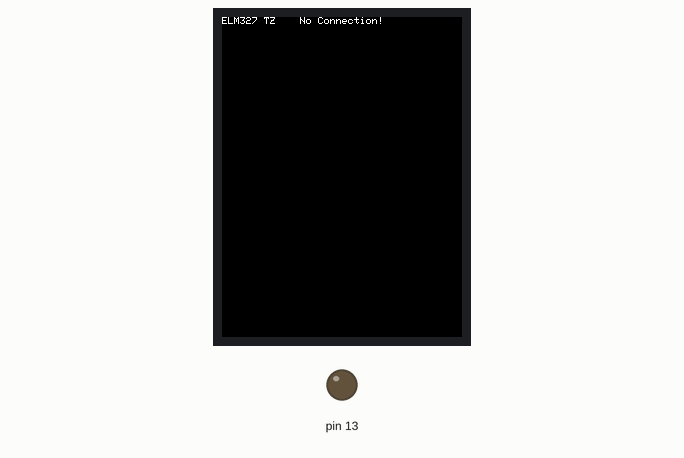
A sketch run on a simulated Arduino Uno, built with avr-gcc and run on an emulated ATmega328P. Shown: 320×240 colour display, output pins drawn as LEDs (lit = HIGH). What the sketch prints to the serial monitor is not drawn.

Above: at 0.9 s.
At 1.4 s:
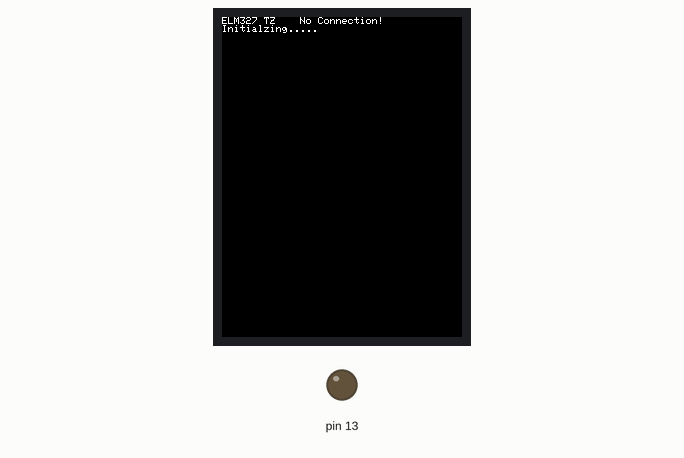
At 1.8 s:
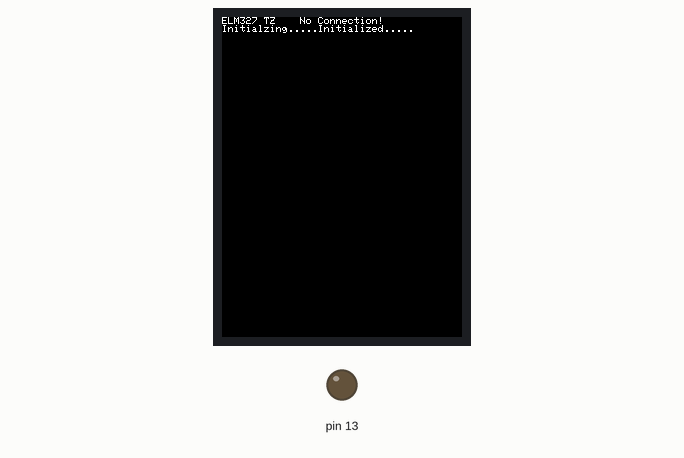
At 2.59 s:
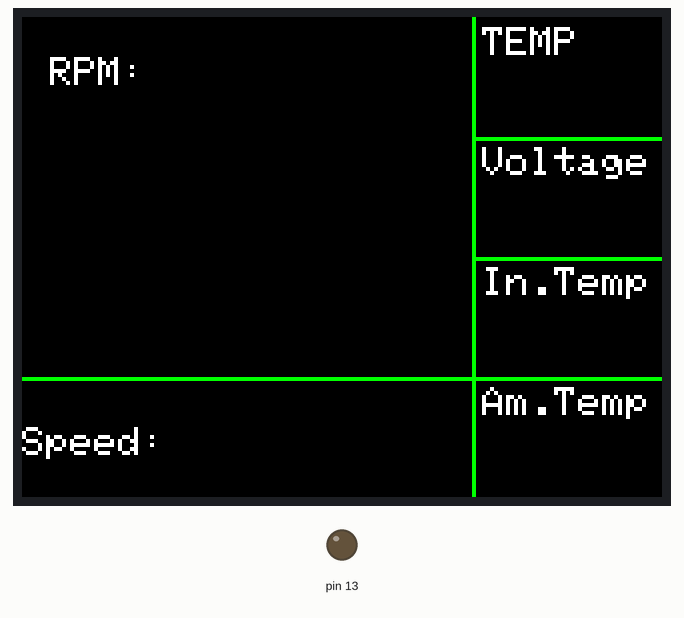
At 4.3 s:
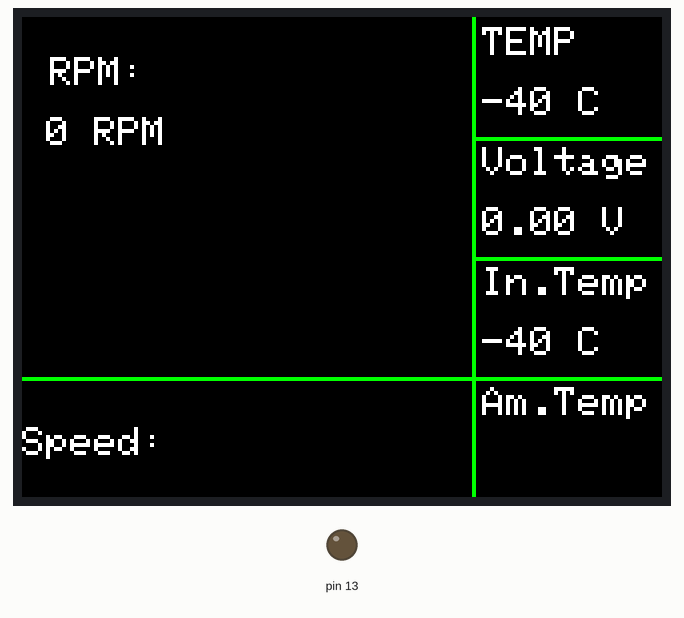
At 5.6 s:
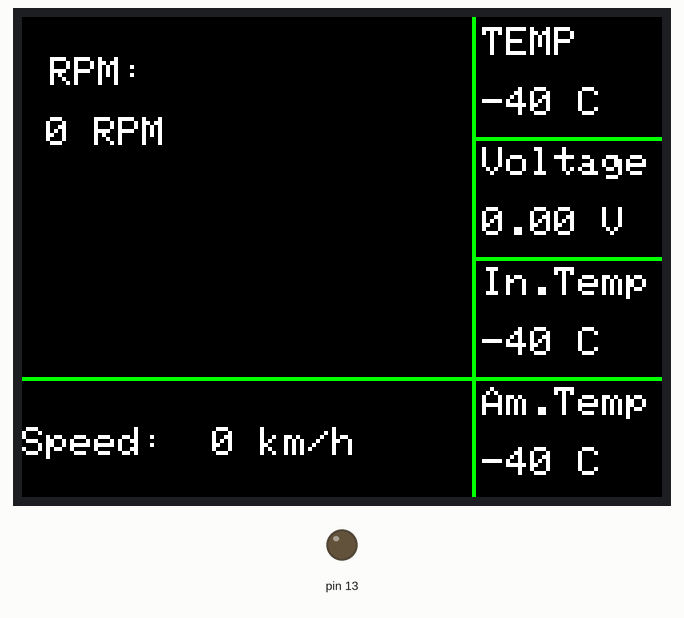

Measured:
- what the display in image 0 shows lasts 0.5 s, from 0.8 s to 1.3 s
- what the display in image 1 shows lasts 0.4 s, from 1.3 s to 1.7 s
- what the display in image 2 shows lasts 0.7 s, from 1.7 s to 2.4 s
- what the display in image 4 shows lasts 0.6 s, from 4.3 s to 4.9 s

The sketch:

catobd2.ino
```cpp
// Paint example specifically for the TFTLCD breakout board.
// If using the Arduino shield, use the tftpaint_shield.pde sketch instead!
// DOES NOT CURRENTLY WORK ON ARDUINO LEONARDO

#include <Adafruit_GFX.h>    // Core graphics library
#include <Adafruit_TFTLCD.h> // Hardware-specific library
#include <TouchScreen.h>

#if defined(__SAM3X8E__)
    #undef __FlashStringHelper::F(string_literal)
    #define F(string_literal) string_literal
#endif

// When using the BREAKOUT BOARD only, use these 8 data lines to the LCD:
// For the Arduino Uno, Duemilanove, Diecimila, etc.:
//   D0 connects to digital pin 8  (Notice these are
//   D1 connects to digital pin 9   NOT in order!)
//   D2 connects to digital pin 2
//   D3 connects to digital pin 3
//   D4 connects to digital pin 4
//   D5 connects to digital pin 5
//   D6 connects to digital pin 6
//   D7 connects to digital pin 7

// For the Arduino Mega, use digital pins 22 through 29
// (on the 2-row header at the end of the board).
//   D0 connects to digital pin 22
//   D1 connects to digital pin 23
//   D2 connects to digital pin 24
//   D3 connects to digital pin 25
//   D4 connects to digital pin 26
//   D5 connects to digital pin 27
//   D6 connects to digital pin 28
//   D7 connects to digital pin 29

// For the Arduino Due, use digital pins 33 through 40
// (on the 2-row header at the end of the board).
//   D0 connects to digital pin 33
//   D1 connects to digital pin 34
//   D2 connects to digital pin 35
//   D3 connects to digital pin 36
//   D4 connects to digital pin 37
//   D5 connects to digital pin 38
//   D6 connects to digital pin 39
//   D7 connects to digital pin 40

#define YP A3  // must be an analog pin, use "An" notation!
#define XM A2  // must be an analog pin, use "An" notation!
#define YM 9   // can be a digital pin
#define XP 8   // can be a digital pin

#define TS_MINX 920
#define TS_MINY 120
#define TS_MAXX 150
#define TS_MAXY 940

// For better pressure precision, we need to know the resistance
// between X+ and X- Use any multimeter to read it
// For the one we're using, its 300 ohms across the X plate
TouchScreen ts = TouchScreen(XP, YP, XM, YM, 300);

#define LCD_CS A3
#define LCD_CD A2
#define LCD_WR A1
#define LCD_RD A0
// optional
#define LCD_RESET A4

// Assign human-readable names to some common 16-bit color values:
#define  BLACK   0x0000
#define BLUE    0x001F
#define RED     0xF800
#define GREEN   0x07E0
#define CYAN    0x07FF
#define MAGENTA 0xF81F
#define YELLOW  0xFFE0
#define WHITE   0xFFFF
#define ORANGE  0xFD20

Adafruit_TFTLCD tft(LCD_CS, LCD_CD, LCD_WR, LCD_RD, LCD_RESET);


byte inData;
char inChar;
String BuildINString="";
String DisplayString="";
String WorkingString="";
String WorkingStringA="";
String WorkingStringB="";
long DisplayValue;
float fdata=0;
long A;
long B;
float tempa;
float tempb;

void setup(void) {
  tft.begin(9600);

  Serial.begin(9600);
  Serial.println("ATZ");
  tft.reset();

  uint16_t identifier = tft.readID();

  tft.begin(identifier);
  pinMode(13, OUTPUT);
//  delay(10000);
  tft.print("ELM327 TZ    ");
  delay(500);
   ReadData();
  if (BuildINString.substring(1,3)=="TZ")    // MIATA RESPONSE TO ATZ IS ATZ[[[ELM327 V1.5  OR AT LEAST THAT IS WHAT ARDUINO HAS IN THE BUFFER
      {
        tft.println("Connection OK         ");
      }
    else
      tft.println("No Connection!         ");
delay(500);
  Serial.println("0100");          // Works with This  only

  tft.print("Initialzing.....");          //Initialize BUS  //lcd.print("0100 Sent");
  delay(400);
   ReadData();

   tft.print("Initialized.....");  //Added 12-10-2016
   delay(500);

  tft.reset();
  tft.begin(identifier);
  tft.setRotation(45);
  tft.fillScreen(BLACK);
  tft.setTextColor(WHITE);
  tft.setTextSize(2);
  tft.fillRect(225, 0, 2, 320, GREEN);
  tft.fillRect(225, 60, 340, 2, GREEN);
  tft.fillRect(225, 120, 340, 2, GREEN);
  tft.fillRect(0, 180, 340, 2, GREEN);

  tft.setCursor(14,20);
  tft.println("RPM:");
  tft.setCursor(230,5);
  tft.println("TEMP");
  tft.setCursor(230,65);
  tft.println("Voltage");
  tft.setCursor(230,125);
  tft.println("In.Temp");
  tft.setCursor(230,185);
  tft.println("Am.Temp");
  tft.setCursor(0,205);
  tft.println("Speed: ");


}


void loop()
{
  String rpm=getRPM();
  tft.fillRect(12,50,100,23,BLACK);
  tft.setCursor(12,50);
  tft.println(rpm);
  drawRPM(rpm);

  String temp=getTEMP();
  tft.fillRect(230,35,70,23,BLACK);
  tft.setCursor(230,35);
  tft.println(temp);

  rpm=getRPM();
  tft.fillRect(12,50,100,23,BLACK);
  tft.setCursor(12,50);
  tft.println(rpm);
  drawRPM(rpm);

  String voltage=getVOLTAGE();
  tft.fillRect(230,95,70,23,BLACK);
  tft.setCursor(230,95);
  tft.println(voltage);

  rpm=getRPM();
  tft.fillRect(12,50,100,23,BLACK);
  tft.setCursor(12,50);
  tft.println(rpm);
  drawRPM(rpm);

  String inttemp=getINTEMP();
  tft.fillRect(230,155,70,23,BLACK);
  tft.setCursor(230,155);
  tft.println(inttemp);

  rpm=getRPM();
  tft.fillRect(12,50,100,23,BLACK);
  tft.setCursor(12,50);
  tft.println(rpm);
  drawRPM(rpm);

  String ambtemp=ambTEMP();
  tft.fillRect(230,215,70,23,BLACK);
  tft.setCursor(230,215);
  tft.println(ambtemp);

  rpm=getRPM();
  tft.fillRect(12,50,100,23,BLACK);
  tft.setCursor(12,50);
  tft.println(rpm);
  drawRPM(rpm);

  String Speed=getSPEED();
  tft.fillRect(95,205,90,23,BLACK);
  tft.setCursor(95,205);
  tft.println(Speed);


}

void drawRPM(String rpm){
  int intrpm=rpm.toInt();

  tft.fillRect(20,160,20,10,BLACK);
  tft.fillRect(45,145,20,25,BLACK);
  tft.fillRect(70,130,20,40,BLACK);
  tft.fillRect(70,130,20,40,BLACK);
  tft.fillRect(95,115,20,55,BLACK);
  tft.fillRect(120,100,20,70,BLACK);
  tft.fillRect(145,80,20,90,BLACK);
  tft.fillRect(170,60,20,110,BLACK);
  tft.fillRect(195,30,20,140,BLACK);

  if(intrpm>0)
    tft.fillRect(20,160,20,10,GREEN);

  if(intrpm>=1000)
    tft.fillRect(45,145,20,25,GREEN);

  if(intrpm>=1500)
    tft.fillRect(70,130,20,40,GREEN);

  if(intrpm>=2200)
    tft.fillRect(95,115,20,55,YELLOW);

  if(intrpm>=2800)
    tft.fillRect(120,100,20,70,ORANGE);

  if(intrpm>=3600)
    tft.fillRect(145,80,20,90,ORANGE);

  if(intrpm>=4500)
    tft.fillRect(170,60,20,110,RED);

  if(intrpm>=5700)
    tft.fillRect(195,30,20,140,RED);
}


String getRPM(){
  Serial.println("010c");  // Send RPM PID request 0105

   delay(300);
   ReadData();  //replaced below code

   BuildINString.replace(" ", "");

    WorkingStringA = BuildINString.substring(9,11);
    WorkingStringB = BuildINString.substring(11,13);
    A = strtol(WorkingStringA.c_str(),NULL,16);  //convert hex to decimnal
    B = strtol(WorkingStringB.c_str(),NULL,16);  //convert hex to decimnal
   DisplayValue = ((255*A)+B)/4;
   DisplayString = String(DisplayValue);  // Subtract 40 from decimal to get the right temperature
   return DisplayString + " RPM";
}
String getSPEED(){
  Serial.println("010d");  // Send Speed PID request 0105

   delay(300);
   ReadData();  //replaced below code

   BuildINString.replace(" ", "");
    WorkingString = BuildINString.substring(9);

    A = strtol(WorkingString.c_str(),NULL,16);  //convert hex to decimnal

   DisplayValue = A;
   DisplayString = String(DisplayValue);
   return DisplayString + " km/h";
}
String getTEMP(){

   Serial.println("0105");  // Send temp PID request 010c

   delay(300);
   ReadData();  //replaced below code

   BuildINString.replace(" ", "");
   WorkingString = BuildINString.substring(9,11);

   A = strtol(WorkingString.c_str(),NULL,16);  //convert hex to decimnal

   DisplayValue = A;
   DisplayString = String(DisplayValue - 40);  // Subtract 40 from decimal to get the right temperature
   return DisplayString + " C";
}
String getINTEMP(){

   Serial.println("010f");  // Send intake temp PID request 010c

   delay(300);
   ReadData();  //replaced below code

   BuildINString.replace(" ", "");
   WorkingString = BuildINString.substring(9,11);

   A = strtol(WorkingString.c_str(),NULL,16);  //convert hex to decimnal

   DisplayValue = A;
   DisplayString = String(DisplayValue - 40);  // Subtract 40 from decimal to get the right temperature
   return DisplayString + " C";
}

String ambTEMP(){

   Serial.println("0146");  // Send ambient temperature PID request 010c

   delay(300);
   ReadData();  //replaced below code

   BuildINString.replace(" ", "");
   WorkingString = BuildINString.substring(9,11);

   A = strtol(WorkingString.c_str(),NULL,16);  //convert hex to decimnal

   DisplayValue = A;
   DisplayString = String(DisplayValue - 40);  // Subtract 40 from decimal to get the right temperature
   return DisplayString + " C";
}

String getVOLTAGE(){
  Serial.println("0142");  // Send Volatage PID request 0105
  delay(300);
   ReadData();  //replaced below code

   BuildINString.replace(" ", "");

    WorkingStringA = BuildINString.substring(9,11);
    WorkingStringB = BuildINString.substring(11,13);
    tempa = strtol(WorkingStringA.c_str(),NULL,16);  //convert hex to decimnal
    tempb = strtol(WorkingStringB.c_str(),NULL,16);  //convert hex to decimnal
   fdata= ((255*tempa)+tempb)/1000;
   DisplayString = String(fdata);  // Subtract 40 from decimal to get the right temperature
   return DisplayString + " V";
}
void ReadData()
{
BuildINString="";
  while(Serial.available() > 0)
  {
    inData=0;
    inChar=0;
    inData = Serial.read();
    inChar=char(inData);
    BuildINString = BuildINString + inChar;
  }

}
```
